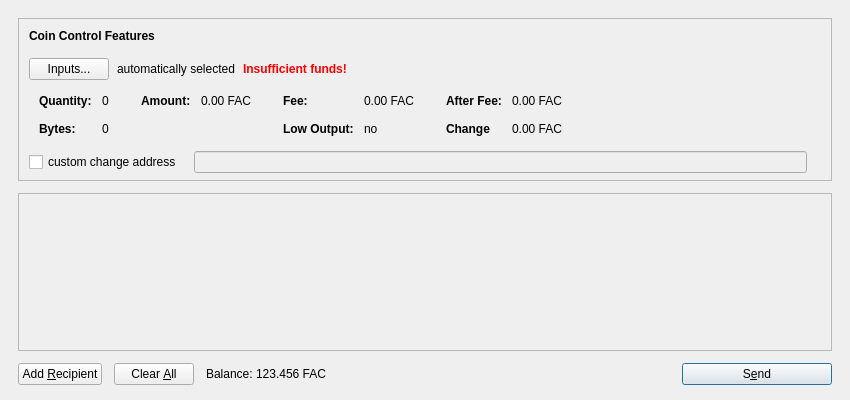
<?xml version="1.0" encoding="UTF-8"?>
<ui version="4.0">
 <class>SendCoinsDialog</class>
 <widget class="QDialog" name="SendCoinsDialog">
  <property name="geometry">
   <rect>
    <x>0</x>
    <y>0</y>
    <width>850</width>
    <height>400</height>
   </rect>
  </property>
  <property name="windowTitle">
   <string>Send Coins</string>
  </property>
  <layout class="QVBoxLayout" name="verticalLayout" stretch="0,1,0">
   <property name="spacing">
    <number>12</number>
   </property>
   <property name="leftMargin">
    <number>18</number>
   </property>
   <property name="topMargin">
    <number>18</number>
   </property>
   <property name="rightMargin">
    <number>18</number>
   </property>
   <property name="bottomMargin">
    <number>15</number>
   </property>
   <item>
    <widget class="QFrame" name="frameCoinControl">
     <property name="sizePolicy">
      <sizepolicy hsizetype="Expanding" vsizetype="Expanding">
       <horstretch>0</horstretch>
       <verstretch>0</verstretch>
      </sizepolicy>
     </property>
     <property name="maximumSize">
      <size>
       <width>16777215</width>
       <height>16777215</height>
      </size>
     </property>
     <property name="frameShape">
      <enum>QFrame::StyledPanel</enum>
     </property>
     <property name="frameShadow">
      <enum>QFrame::Sunken</enum>
     </property>
     <layout class="QVBoxLayout" name="verticalLayoutCoinControl2">
      <property name="spacing">
       <number>-1</number>
      </property>
      <property name="leftMargin">
       <number>0</number>
      </property>
      <property name="topMargin">
       <number>0</number>
      </property>
      <property name="rightMargin">
       <number>0</number>
      </property>
      <property name="bottomMargin">
       <number>6</number>
      </property>
      <item>
       <layout class="QVBoxLayout" name="verticalLayoutCoinControl" stretch="0,0,0,0,1">
        <property name="spacing">
         <number>0</number>
        </property>
        <property name="leftMargin">
         <number>10</number>
        </property>
        <property name="topMargin">
         <number>10</number>
        </property>
        <item>
         <layout class="QHBoxLayout" name="horizontalLayoutCoinControl1">
          <property name="bottomMargin">
           <number>15</number>
          </property>
          <item>
           <widget class="QLabel" name="labelCoinControlFeatures">
            <property name="sizePolicy">
             <sizepolicy hsizetype="Preferred" vsizetype="Maximum">
              <horstretch>0</horstretch>
              <verstretch>0</verstretch>
             </sizepolicy>
            </property>
            <property name="font">
             <font>
              <weight>75</weight>
              <bold>true</bold>
             </font>
            </property>
            <property name="styleSheet">
             <string notr="true">font-weight:bold;</string>
            </property>
            <property name="text">
             <string>Coin Control Features</string>
            </property>
           </widget>
          </item>
         </layout>
        </item>
        <item>
         <layout class="QHBoxLayout" name="horizontalLayoutCoinControl2" stretch="0,0,0,0">
          <property name="spacing">
           <number>8</number>
          </property>
          <property name="bottomMargin">
           <number>10</number>
          </property>
          <item>
           <widget class="QPushButton" name="pushButtonCoinControl">
            <property name="styleSheet">
             <string notr="true"/>
            </property>
            <property name="text">
             <string>Inputs...</string>
            </property>
           </widget>
          </item>
          <item>
           <widget class="QLabel" name="labelCoinControlAutomaticallySelected">
            <property name="text">
             <string>automatically selected</string>
            </property>
            <property name="margin">
             <number>5</number>
            </property>
           </widget>
          </item>
          <item>
           <widget class="QLabel" name="labelCoinControlInsuffFunds">
            <property name="font">
             <font>
              <weight>75</weight>
              <bold>true</bold>
             </font>
            </property>
            <property name="styleSheet">
             <string notr="true">color:red;font-weight:bold;</string>
            </property>
            <property name="text">
             <string>Insufficient funds!</string>
            </property>
            <property name="margin">
             <number>5</number>
            </property>
           </widget>
          </item>
          <item>
           <spacer name="horizontalSpacerCoinControl">
            <property name="orientation">
             <enum>Qt::Horizontal</enum>
            </property>
            <property name="sizeHint" stdset="0">
             <size>
              <width>40</width>
              <height>1</height>
             </size>
            </property>
           </spacer>
          </item>
         </layout>
        </item>
        <item>
         <widget class="QWidget" name="widgetCoinControl" native="true">
          <property name="sizePolicy">
           <sizepolicy hsizetype="Preferred" vsizetype="Preferred">
            <horstretch>0</horstretch>
            <verstretch>0</verstretch>
           </sizepolicy>
          </property>
          <property name="minimumSize">
           <size>
            <width>0</width>
            <height>0</height>
           </size>
          </property>
          <property name="styleSheet">
           <string notr="true"/>
          </property>
          <layout class="QHBoxLayout" name="horizontalLayoutCoinControl5">
           <property name="margin">
            <number>0</number>
           </property>
           <item>
            <layout class="QHBoxLayout" name="horizontalLayoutCoinControl3" stretch="0,0,0,1">
             <property name="spacing">
              <number>20</number>
             </property>
             <property name="topMargin">
              <number>0</number>
             </property>
             <property name="bottomMargin">
              <number>10</number>
             </property>
             <item>
              <layout class="QFormLayout" name="formLayoutCoinControl1">
               <property name="horizontalSpacing">
                <number>10</number>
               </property>
               <property name="verticalSpacing">
                <number>14</number>
               </property>
               <property name="leftMargin">
                <number>10</number>
               </property>
               <property name="topMargin">
                <number>4</number>
               </property>
               <property name="rightMargin">
                <number>6</number>
               </property>
               <item row="0" column="0">
                <widget class="QLabel" name="labelCoinControlQuantityText">
                 <property name="styleSheet">
                  <string notr="true">font-weight:bold;</string>
                 </property>
                 <property name="text">
                  <string>Quantity:</string>
                 </property>
                 <property name="margin">
                  <number>0</number>
                 </property>
                </widget>
               </item>
               <item row="0" column="1">
                <widget class="QLabel" name="labelCoinControlQuantity">
                 <property name="cursor">
                  <cursorShape>IBeamCursor</cursorShape>
                 </property>
                 <property name="contextMenuPolicy">
                  <enum>Qt::ActionsContextMenu</enum>
                 </property>
                 <property name="text">
                  <string>0</string>
                 </property>
                 <property name="margin">
                  <number>0</number>
                 </property>
                 <property name="textInteractionFlags">
                  <set>Qt::LinksAccessibleByMouse|Qt::TextSelectableByKeyboard|Qt::TextSelectableByMouse</set>
                 </property>
                </widget>
               </item>
               <item row="1" column="0">
                <widget class="QLabel" name="labelCoinControlBytesText">
                 <property name="styleSheet">
                  <string notr="true">font-weight:bold;</string>
                 </property>
                 <property name="text">
                  <string>Bytes:</string>
                 </property>
                </widget>
               </item>
               <item row="1" column="1">
                <widget class="QLabel" name="labelCoinControlBytes">
                 <property name="cursor">
                  <cursorShape>IBeamCursor</cursorShape>
                 </property>
                 <property name="contextMenuPolicy">
                  <enum>Qt::ActionsContextMenu</enum>
                 </property>
                 <property name="text">
                  <string>0</string>
                 </property>
                 <property name="textInteractionFlags">
                  <set>Qt::LinksAccessibleByMouse|Qt::TextSelectableByKeyboard|Qt::TextSelectableByMouse</set>
                 </property>
                </widget>
               </item>
              </layout>
             </item>
             <item>
              <layout class="QFormLayout" name="formLayoutCoinControl2">
               <property name="horizontalSpacing">
                <number>10</number>
               </property>
               <property name="verticalSpacing">
                <number>14</number>
               </property>
               <property name="leftMargin">
                <number>6</number>
               </property>
               <property name="topMargin">
                <number>4</number>
               </property>
               <property name="rightMargin">
                <number>6</number>
               </property>
               <item row="0" column="0">
                <widget class="QLabel" name="labelCoinControlAmountText">
                 <property name="styleSheet">
                  <string notr="true">font-weight:bold;</string>
                 </property>
                 <property name="text">
                  <string>Amount:</string>
                 </property>
                 <property name="margin">
                  <number>0</number>
                 </property>
                </widget>
               </item>
               <item row="0" column="1">
                <widget class="QLabel" name="labelCoinControlAmount">
                 <property name="cursor">
                  <cursorShape>IBeamCursor</cursorShape>
                 </property>
                 <property name="contextMenuPolicy">
                  <enum>Qt::ActionsContextMenu</enum>
                 </property>
                 <property name="text">
                  <string notr="true">0.00 FAC</string>
                 </property>
                 <property name="textInteractionFlags">
                  <set>Qt::LinksAccessibleByMouse|Qt::TextSelectableByKeyboard|Qt::TextSelectableByMouse</set>
                 </property>
                </widget>
               </item>
              </layout>
             </item>
             <item>
              <layout class="QFormLayout" name="formLayoutCoinControl3">
               <property name="horizontalSpacing">
                <number>10</number>
               </property>
               <property name="verticalSpacing">
                <number>14</number>
               </property>
               <property name="leftMargin">
                <number>6</number>
               </property>
               <property name="topMargin">
                <number>4</number>
               </property>
               <property name="rightMargin">
                <number>6</number>
               </property>
               <item row="0" column="0">
                <widget class="QLabel" name="labelCoinControlFeeText">
                 <property name="styleSheet">
                  <string notr="true">font-weight:bold;</string>
                 </property>
                 <property name="text">
                  <string>Fee:</string>
                 </property>
                 <property name="margin">
                  <number>0</number>
                 </property>
                </widget>
               </item>
               <item row="0" column="1">
                <widget class="QLabel" name="labelCoinControlFee">
                 <property name="cursor">
                  <cursorShape>IBeamCursor</cursorShape>
                 </property>
                 <property name="contextMenuPolicy">
                  <enum>Qt::ActionsContextMenu</enum>
                 </property>
                 <property name="text">
                  <string notr="true">0.00 FAC</string>
                 </property>
                 <property name="textInteractionFlags">
                  <set>Qt::LinksAccessibleByMouse|Qt::TextSelectableByKeyboard|Qt::TextSelectableByMouse</set>
                 </property>
                </widget>
               </item>
               <item row="1" column="0">
                <widget class="QLabel" name="labelCoinControlLowOutputText">
                 <property name="styleSheet">
                  <string notr="true">font-weight:bold;</string>
                 </property>
                 <property name="text">
                  <string>Low Output:</string>
                 </property>
                </widget>
               </item>
               <item row="1" column="1">
                <widget class="QLabel" name="labelCoinControlLowOutput">
                 <property name="cursor">
                  <cursorShape>IBeamCursor</cursorShape>
                 </property>
                 <property name="contextMenuPolicy">
                  <enum>Qt::ActionsContextMenu</enum>
                 </property>
                 <property name="text">
                  <string>no</string>
                 </property>
                 <property name="textInteractionFlags">
                  <set>Qt::LinksAccessibleByMouse|Qt::TextSelectableByKeyboard|Qt::TextSelectableByMouse</set>
                 </property>
                </widget>
               </item>
              </layout>
             </item>
             <item>
              <layout class="QFormLayout" name="formLayoutCoinControl4">
               <property name="horizontalSpacing">
                <number>10</number>
               </property>
               <property name="verticalSpacing">
                <number>14</number>
               </property>
               <property name="leftMargin">
                <number>6</number>
               </property>
               <property name="topMargin">
                <number>4</number>
               </property>
               <property name="rightMargin">
                <number>6</number>
               </property>
               <item row="0" column="0">
                <widget class="QLabel" name="labelCoinControlAfterFeeText">
                 <property name="styleSheet">
                  <string notr="true">font-weight:bold;</string>
                 </property>
                 <property name="text">
                  <string>After Fee:</string>
                 </property>
                 <property name="margin">
                  <number>0</number>
                 </property>
                </widget>
               </item>
               <item row="0" column="1">
                <widget class="QLabel" name="labelCoinControlAfterFee">
                 <property name="cursor">
                  <cursorShape>IBeamCursor</cursorShape>
                 </property>
                 <property name="contextMenuPolicy">
                  <enum>Qt::ActionsContextMenu</enum>
                 </property>
                 <property name="text">
                  <string notr="true">0.00 FAC</string>
                 </property>
                 <property name="textInteractionFlags">
                  <set>Qt::LinksAccessibleByMouse|Qt::TextSelectableByKeyboard|Qt::TextSelectableByMouse</set>
                 </property>
                </widget>
               </item>
               <item row="1" column="0">
                <widget class="QLabel" name="labelCoinControlChangeText">
                 <property name="styleSheet">
                  <string notr="true">font-weight:bold;</string>
                 </property>
                 <property name="text">
                  <string>Change</string>
                 </property>
                </widget>
               </item>
               <item row="1" column="1">
                <widget class="QLabel" name="labelCoinControlChange">
                 <property name="cursor">
                  <cursorShape>IBeamCursor</cursorShape>
                 </property>
                 <property name="contextMenuPolicy">
                  <enum>Qt::ActionsContextMenu</enum>
                 </property>
                 <property name="text">
                  <string notr="true">0.00 FAC</string>
                 </property>
                 <property name="textInteractionFlags">
                  <set>Qt::LinksAccessibleByMouse|Qt::TextSelectableByKeyboard|Qt::TextSelectableByMouse</set>
                 </property>
                </widget>
               </item>
              </layout>
             </item>
            </layout>
           </item>
          </layout>
         </widget>
        </item>
        <item>
         <layout class="QHBoxLayout" name="horizontalLayoutCoinControl4" stretch="0,0,0">
          <property name="spacing">
           <number>12</number>
          </property>
          <property name="sizeConstraint">
           <enum>QLayout::SetDefaultConstraint</enum>
          </property>
          <property name="topMargin">
           <number>5</number>
          </property>
          <property name="rightMargin">
           <number>5</number>
          </property>
          <item>
           <widget class="QCheckBox" name="checkBoxCoinControlChange">
            <property name="text">
             <string>custom change address</string>
            </property>
           </widget>
          </item>
          <item>
           <widget class="QLineEdit" name="lineEditCoinControlChange">
            <property name="enabled">
             <bool>false</bool>
            </property>
            <property name="sizePolicy">
             <sizepolicy hsizetype="Expanding" vsizetype="Fixed">
              <horstretch>0</horstretch>
              <verstretch>0</verstretch>
             </sizepolicy>
            </property>
           </widget>
          </item>
          <item>
           <widget class="QLabel" name="labelCoinControlChangeLabel">
            <property name="sizePolicy">
             <sizepolicy hsizetype="Preferred" vsizetype="Expanding">
              <horstretch>0</horstretch>
              <verstretch>0</verstretch>
             </sizepolicy>
            </property>
            <property name="minimumSize">
             <size>
              <width>0</width>
              <height>0</height>
             </size>
            </property>
            <property name="text">
             <string/>
            </property>
            <property name="margin">
             <number>3</number>
            </property>
           </widget>
          </item>
         </layout>
        </item>
        <item>
         <spacer name="verticalSpacerCoinControl">
          <property name="orientation">
           <enum>Qt::Vertical</enum>
          </property>
          <property name="sizeHint" stdset="0">
           <size>
            <width>800</width>
            <height>1</height>
           </size>
          </property>
         </spacer>
        </item>
       </layout>
      </item>
     </layout>
    </widget>
   </item>
   <item>
    <widget class="QScrollArea" name="scrollArea">
     <property name="widgetResizable">
      <bool>true</bool>
     </property>
     <widget class="QWidget" name="scrollAreaWidgetContents">
      <property name="geometry">
       <rect>
        <x>0</x>
        <y>0</y>
        <width>830</width>
        <height>165</height>
       </rect>
      </property>
      <layout class="QVBoxLayout" name="verticalLayout_2">
       <property name="margin">
        <number>0</number>
       </property>
       <item>
        <layout class="QVBoxLayout" name="entries">
         <property name="spacing">
          <number>12</number>
         </property>
        </layout>
       </item>
       <item>
        <spacer name="verticalSpacer">
         <property name="orientation">
          <enum>Qt::Vertical</enum>
         </property>
         <property name="sizeHint" stdset="0">
          <size>
           <width>20</width>
           <height>40</height>
          </size>
         </property>
        </spacer>
       </item>
      </layout>
     </widget>
    </widget>
   </item>
   <item>
    <layout class="QHBoxLayout" name="horizontalLayout">
     <item>
      <widget class="QPushButton" name="addButton">
       <property name="toolTip">
        <string>Send to multiple recipients at once</string>
       </property>
       <property name="text">
        <string>Add &amp;Recipient</string>
       </property>
       <property name="autoDefault">
        <bool>false</bool>
       </property>
      </widget>
     </item>
     <item>
      <widget class="QPushButton" name="clearButton">
       <property name="sizePolicy">
        <sizepolicy hsizetype="Minimum" vsizetype="Fixed">
         <horstretch>0</horstretch>
         <verstretch>0</verstretch>
        </sizepolicy>
       </property>
       <property name="toolTip">
        <string>Remove all transaction fields</string>
       </property>
       <property name="text">
        <string>Clear &amp;All</string>
       </property>
       <property name="autoRepeatDelay">
        <number>300</number>
       </property>
       <property name="autoDefault">
        <bool>false</bool>
       </property>
      </widget>
     </item>
     <item>
      <layout class="QHBoxLayout" name="horizontalLayout_2">
       <property name="spacing">
        <number>3</number>
       </property>
       <item>
        <widget class="QLabel" name="labelBalanceText">
         <property name="sizePolicy">
          <sizepolicy hsizetype="Preferred" vsizetype="Fixed">
           <horstretch>0</horstretch>
           <verstretch>0</verstretch>
          </sizepolicy>
         </property>
         <property name="text">
          <string>Balance:</string>
         </property>
        </widget>
       </item>
       <item>
        <widget class="QLabel" name="labelBalance">
         <property name="sizePolicy">
          <sizepolicy hsizetype="Preferred" vsizetype="Fixed">
           <horstretch>0</horstretch>
           <verstretch>0</verstretch>
          </sizepolicy>
         </property>
         <property name="cursor">
          <cursorShape>IBeamCursor</cursorShape>
         </property>
         <property name="text">
          <string notr="true">123.456 FAC</string>
         </property>
         <property name="textInteractionFlags">
          <set>Qt::LinksAccessibleByMouse|Qt::TextSelectableByKeyboard|Qt::TextSelectableByMouse</set>
         </property>
        </widget>
       </item>
      </layout>
     </item>
     <item>
      <spacer name="horizontalSpacer">
       <property name="orientation">
        <enum>Qt::Horizontal</enum>
       </property>
       <property name="sizeHint" stdset="0">
        <size>
         <width>40</width>
         <height>20</height>
        </size>
       </property>
      </spacer>
     </item>
     <item>
      <widget class="QPushButton" name="sendButton">
       <property name="minimumSize">
        <size>
         <width>150</width>
         <height>0</height>
        </size>
       </property>
       <property name="toolTip">
        <string>Confirm the send action</string>
       </property>
       <property name="text">
        <string>S&amp;end</string>
       </property>
       <property name="icon">
        <iconset resource="../factoken.qrc">
         <normaloff>:/icons/send</normaloff>:/icons/send</iconset>
       </property>
       <property name="default">
        <bool>true</bool>
       </property>
      </widget>
     </item>
    </layout>
   </item>
  </layout>
 </widget>
 <resources>
  <include location="../factoken.qrc"/>
 </resources>
 <connections/>
</ui>
